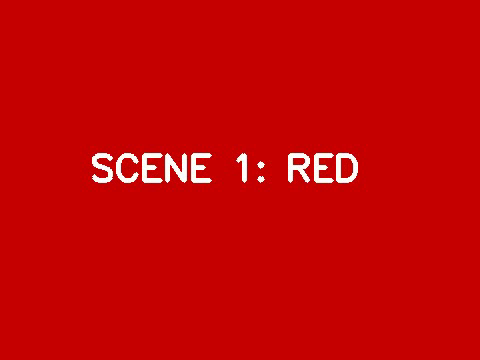
#> input picture frame 9 of multi-modal agents/sample_video.mp4, 480 x 360 px
$ python 03_video_understanding.py
#> lines starting #> are read from the running program, lines starting #| are printed output that depends on the picture
"""
FILE 3: Video Pipeline — CLASSIC (OpenCV computer vision) + LLM
===============================================================
The DIRECT way (native video models) is to hand the whole video to the model
and let it WATCH every frame + listen to the audio at once. Here we do the
OLD-SCHOOL way instead: classic computer vision pulls real VALUES out of the
video first, and only those values are handed to the LLM.

    video  --(OpenCV / cv2)-->  numbers per moment  (brightness, colour, motion)
    numbers                 -->  a timeline of EVENTS (scene changes)
    timeline  --(LLM)-->         a plain-English story of the video

The LLM never sees a single pixel. It only reads the timeline of measurements
that OpenCV produced. A "video" is just many images (frames) in a row, so we:
  1. read frames one by one,
  2. measure each sampled frame (how bright? what colour? how much moved?),
  3. mark a "scene change" when things suddenly jump,
  4. let the LLM turn that number-timeline into a description.

SETUP:  pip install opencv-python
Make the sample video first:  python 00_create_samples.py   (creates sample_video.mp4)
Compare with the direct way: a native video model would watch it all itself.
"""

import os
import time
import json
import numpy as np
import cv2                       # OpenCV = the classic computer-vision library
from dotenv import load_dotenv
from google import genai

load_dotenv()
client = genai.Client(api_key=os.getenv("GEMINI_API_KEY"))

MODEL = "gemini-3.1-flash-lite"      # a TEXT model is enough now — no video in

VIDEO_FILE = "sample_video.mp4"


def color_name(r, g, b):
    """Turn an average (R, G, B) colour into a rough human word."""
    if max(r, g, b) < 45:
        return "black/dark"
    if min(r, g, b) > 200:
        return "white/bright"
    top = max(r, g, b)
    if r == top and r > g + 25 and r > b + 25:
        return "red"
    if g == top and g > r + 25 and g > b + 25:
        return "green"
    if b == top and b > r + 25 and b > g + 25:
        return "blue"
    if r > 150 and g > 150 and b < 100:
        return "yellow"
    return "mixed/grey"


if not os.path.exists(VIDEO_FILE):
    print(f"No '{VIDEO_FILE}' found. Run:  python 00_create_samples.py")
    raise SystemExit


# ---------- STEP 1: OpenCV reads the video's basic facts ----------
print("=" * 50)
print("STEP 1: OpenCV -> basic video facts (no AI here)")
print("=" * 50)

cap = cv2.VideoCapture(VIDEO_FILE)
fps = cap.get(cv2.CAP_PROP_FPS) or 25
frame_count = int(cap.get(cv2.CAP_PROP_FRAME_COUNT))
width = int(cap.get(cv2.CAP_PROP_FRAME_WIDTH))
height = int(cap.get(cv2.CAP_PROP_FRAME_HEIGHT))
duration = frame_count / fps if fps else 0

facts = {
    "duration_seconds": round(duration, 1),
    "fps": round(fps, 1),
    "total_frames": frame_count,
    "resolution": f"{width}x{height}",
}
print(json.dumps(facts, indent=2))


# ---------- STEP 2: measure sampled frames -> a timeline of events ----------
print("=" * 50)
print("STEP 2: measure frames (brightness, colour, motion) -> timeline")
print("=" * 50)

# We don't need every frame — sample ~12 moments spread across the video.
step = max(1, frame_count // 12)

timeline = []
prev_small = None
frame_idx = 0

while True:
    ok, frame = cap.read()         # frame is a numpy array in BGR colour order
#> frame is the input picture: shape (360, 480, 3); mean B, G, R 4.4, 4.4, 197.7
    if not ok:
        break

    if frame_idx % step == 0:
        # Average colour of the whole frame (OpenCV is B, G, R — flip to R, G, B).
        avg_b, avg_g, avg_r = frame.reshape(-1, 3).mean(axis=0)
#> avg_b = 4.36; avg_g = 4.42; avg_r = 197.7
        brightness = int((avg_r + avg_g + avg_b) / 3 / 255 * 100)   # 0..100
#> brightness = 26

        # Motion = how different this frame is from the previous sampled one.
        small = cv2.cvtColor(cv2.resize(frame, (64, 64)), cv2.COLOR_BGR2GRAY)
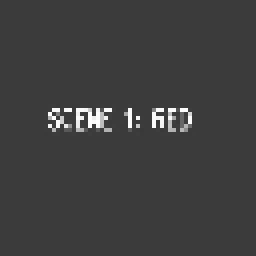
#> small: shape (64, 64) (shown 4 times larger); min 57, max 254, mean 62.5
        if prev_small is None:
            motion = 0
        else:
            motion = int(np.mean(np.abs(small.astype(int) - prev_small.astype(int)))
                         / 255 * 100)
        prev_small = small

        # A big jump in motion means the scene probably changed (a classic cut).
        event = "scene change" if motion > 15 else "steady"

        timeline.append({
            "time_s": round(frame_idx / fps, 1),
            "color": color_name(int(avg_r), int(avg_g), int(avg_b)),
            "brightness_0_100": brightness,
            "motion_0_100": motion,
            "event": event,
        })

    frame_idx += 1

cap.release()
print(json.dumps(timeline, indent=2))


# ---------- STEP 3: LLM turns the number-timeline into a story ----------
print("=" * 50)
print("STEP 3: LLM describes the video (it never sees a pixel)")
print("=" * 50)

prompt = f"""You are given ONLY computer-vision measurements of a short video.
You cannot see the video itself.

Video facts:
{json.dumps(facts, indent=2)}

Timeline of sampled moments (time, dominant colour, brightness, motion, event):
{json.dumps(timeline, indent=2)}

Based only on these numbers, describe in 3 short lines what likely happens in
this video: how many scenes, their colours, and where the motion/action is.
"""

response = client.models.generate_content(
    model=MODEL,
    contents=[prompt],       # <- TEXT ONLY. The LLM never receives the frames.
)
print(response.text)


# ---------- STEP 4: the DIRECT way — hand the whole video to the model ----------
print("=" * 50)
print("STEP 4: DIRECT — the model WATCHES the video itself (every pixel)")
print("=" * 50)

# No OpenCV, no timeline. We upload the raw video and let the model see every
# frame + hear the audio on its own. Same model, same question as STEP 3 — the
# only change is WHAT we feed it: real footage instead of a table of numbers.
# Video is big, so it goes through Gemini's File API: upload -> wait -> ask.
uploaded = client.files.upload(file=VIDEO_FILE)
while uploaded.state.name == "PROCESSING":      # video takes a moment to ingest
    time.sleep(2)
    uploaded = client.files.get(name=uploaded.name)

direct_response = client.models.generate_content(
    model=MODEL,
    contents=[
        uploaded,                               # <- the ACTUAL video, every pixel
        "Based on this video, describe in 3 short lines what happens: "
        "how many scenes, their colours, and where the motion/action is.",
    ],
)
print(direct_response.text)


# NOTE:
# - CLASSIC (steps 1-3): OpenCV does the "seeing" (colour, brightness, motion,
#   scene cuts); the LLM only reasons over numbers — cheap, fast, explainable.
# - DIRECT (step 4): the model watches the raw video itself — one call, less
#   code, but you cannot SEE why it said what it said (no numbers to inspect).
# - Same model, same question in both; compare the answers to feel the trade-off.

$ run again, starting later in the video
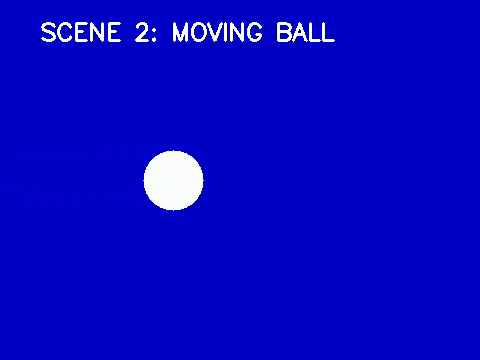
#> input picture frame 40 of multi-modal agents/sample_video.mp4, 480 x 360 px
#> frame is the input picture: shape (360, 480, 3); mean B, G, R 198.1, 7.2, 7.1
#> avg_b = 198.1; avg_g = 7.23; avg_r = 7.15
#> brightness = 27
#> `small = cv2.cvtColor(cv2.resize(frame, (64, 64)), cv2.COLOR_BGR2GRAY)`:
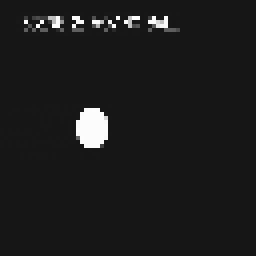
#> small: shape (64, 64) (shown 4 times larger); min 19, max 253, mean 28.2

$ run again, starting later in the video
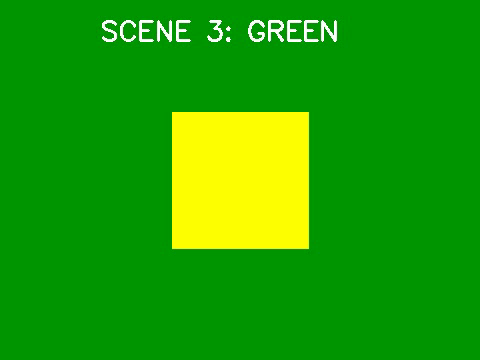
#> input picture frame 72 of multi-modal agents/sample_video.mp4, 480 x 360 px
#> frame is the input picture: shape (360, 480, 3); mean B, G, R 2.7, 161.3, 30.1
#> avg_b = 2.71; avg_g = 161.3; avg_r = 30.07
#> brightness = 25
#> `small = cv2.cvtColor(cv2.resize(frame, (64, 64)), cv2.COLOR_BGR2GRAY)`:
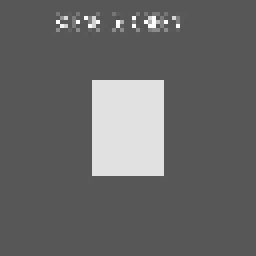
#> small: shape (64, 64) (shown 4 times larger); min 82, max 254, mean 102.9
